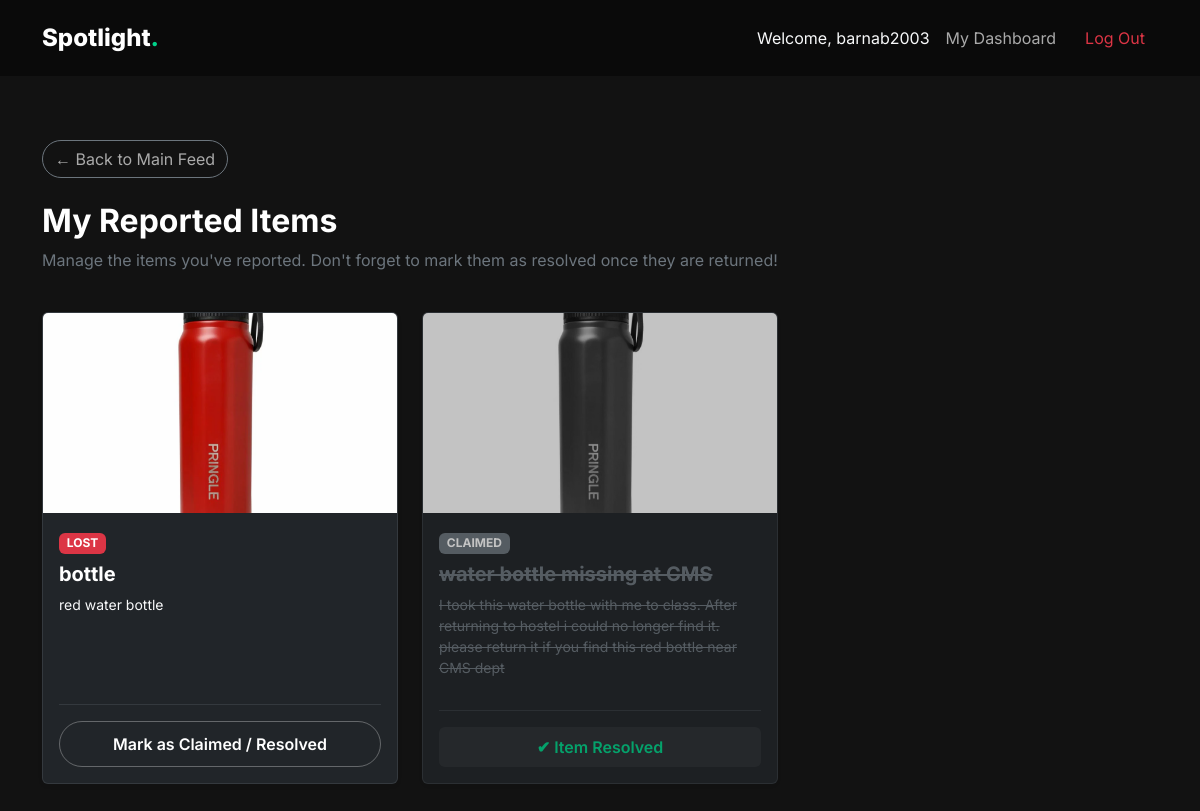
The page /dashboard/ (signed in) on the database its author committed.
### items/models.py (models this page shows, shortened)
class Item(models.Model):
    STATUS_CHOICES = (
        ('LOST', 'Lost'),
        ('FOUND', 'Found'),
        ('CLAIMED', 'Claimed')
    )
    CATEGORY_CHOICES = (
        ('ELECTRONICS', 'Electronics'),
        ('BOOKS', 'Books & Notebooks'),
        ('ID_CARD', 'ID Cards & Wallets'),
        ('OTHER', 'Other')
    )
    title = models.CharField(max_length=200)
    description = models.TextField()
    status = models.CharField(max_length=10, choices=STATUS_CHOICES, default='LOST')
    category = models.CharField(max_length=20, choices=CATEGORY_CHOICES, default='OTHER')
    location = models.CharField(max_length=255, help_text="Where was it lost or found?")
    date_reported = models.DateTimeField(auto_now_add=True)
    image = models.ImageField(upload_to='item_images/', blank=True, null=True)
    reporter = models.ForeignKey(User, on_delete=models.CASCADE)
    contact_email = models.EmailField()

### items/views.py (the view)
# urls.py: path('dashboard/', views.my_dashboard, name='my_dashboard'),
@login_required
def my_dashboard(request):
    my_items = Item.objects.filter(reporter=request.user).order_by('-date_reported')
    return render(request, 'items/my_dashboard.html', {'items': my_items})

### items/templates/items/my_dashboard.html (shortened to what this page needs)
{% extends 'items/base.html' %}
{% block content %}
<div class="row mb-4 pt-3">
    <div class="col-12">
        <a href="{% url 'home' %}" class="btn btn-outline-secondary rounded-pill mb-4" style="color: #aaa;">
            &larr; Back to Main Feed
        </a>
        <h2 class="text-white fw-bold">My Reported Items</h2>
        <p class="text-secondary">Manage the items you've reported. Don't forget to mark them as resolved once they are returned!</p>
    </div>
</div>
<div class="row g-4 mb-5">
    {% for item in items %}
    <div class="col-md-6 col-lg-4">
        <div class="card h-100 bg-dark border-secondary border-opacity-25 shadow-sm {% if item.status == 'CLAIMED' %}opacity-75{% endif %}">
            {% if item.image %}
                <img src="{{ item.image.url }}" class="card-img-top" alt="{{ item.title }}" style="height: 200px; object-fit: cover; {% if item.status == 'CLAIMED' %}filter: grayscale(100%);{% endif %}">
            {% endif %}
            <div class="card-body d-flex flex-column">
                <div class="mb-2">
                    <span class="badge {% if item.status == 'CLAIMED' %}bg-secondary{% elif item.status == 'LOST' %}bg-danger{% else %}bg-success{% endif %}">
                        {{ item.status }}
                    </span>
                </div>
                <h5 class="card-title fw-bold {% if item.status == 'CLAIMED' %}text-secondary text-decoration-line-through{% else %}text-white{% endif %}">
                    {{ item.title }}
                </h5>
                <p class="card-text small flex-grow-1 {% if item.status == 'CLAIMED' %}text-secondary text-decoration-line-through{% else %}text-light{% endif %}">
                    {{ item.description }}
                </p>
                <hr class="border-secondary">
                {% if item.status != 'CLAIMED' %}
                    <form method="POST" action="{% url 'mark_as_claimed' item.id %}" class="mt-auto">
                        <button type="submit" class="btn btn-outline-neon w-100">Mark as Claimed / Resolved</button>
                    </form>
                {% else %}
                    <div class="mt-auto text-center p-2 rounded" style="background-color: rgba(255, 255, 255, 0.05);">
                        <span style="color: var(--neon-accent); font-weight: 600;">✔ Item Resolved</span>
                    </div>
                {% endif %}
            </div>
        </div>
    </div>
    {% empty %}
    <div class="col-12 text-center text-secondary py-5">
        <h4>You haven't reported any items yet.</h4>
        <a href="{% url 'report_item' %}" class="btn btn-neon mt-3">Report an Item Now</a>
    </div>
    {% endfor %}
</div>
{% endblock %}

### items/templates/items/base.html (shortened to what this page needs)
<!DOCTYPE html>
<html lang="en" data-bs-theme="dark">
<head>
    <link href="https://cdn.jsdelivr.net/npm/bootstrap@5.3.2/dist/css/bootstrap.min.css" rel="stylesheet">
</head>
<body>
    <nav class="navbar navbar-expand-lg navbar-dark mb-5">
        <div class="container">
            <a class="navbar-brand" href="{% url 'home' %}">Spotlight<span style="color: var(--neon-accent);">.</span></a>
            <div class="d-flex align-items-center">
                {% if user.is_authenticated %}
                    <span class="text-light me-3 d-none d-md-block">Welcome, {{ user.username }}</span>
                    <a href="{% url 'my_dashboard' %}" class="nav-link me-3">My Dashboard</a>
                    <form method="post" action="{% url 'logout' %}" style="display:inline;">
                        <button type="submit" class="btn btn-link text-danger text-decoration-none">Log Out</button>
                    </form>
                {% else %}
                    <a href="{% url 'login' %}" class="nav-link me-3">Log In</a>
                    <a href="{% url 'register' %}" class="btn btn-neon">Get Started</a>
                {% endif %}
            </div>
        </div>
    </nav>
    <main class="container">
        {% block content %}
        {% endblock %}
    </main>
</body>
</html>

### items/templates/items/base.html (style rules this page uses)
body { font-family: 'Inter', sans-serif; background-color: #121212; }
:root { --neon-accent: #00d289; }
.btn-outline-neon { background-color: transparent; color: white; font-weight: 600; border-radius: 50px; padding: 10px 24px; border: 1px solid rgba(255, 255, 255, 0.3); transition: all 0.3s ease; }
.navbar { background-color: #0a0a0a !important; padding: 15px 0; }
.navbar-brand { font-weight: 800; font-size: 1.5rem; }
.nav-link { color: #aaa; }

### rows shown on the page
Item: image (picture), status "LOST", title "bottle", description "red water bottle", shows "Mark as Claimed / Resolved"
Item: image (picture), status "CLAIMED", title "water bottle missing at CMS", description "I took this water bottle with me to class. After returning to hostel i could no longer find it. please return it if you find this red bottle near CMS dept", shows "✔ Item Resolved"

### other values the page prints
{{ user.username }} "barnab2003"
